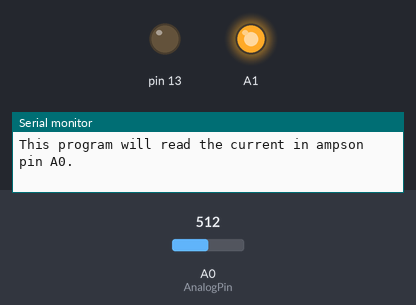
Recording of a sketch running on a simulated Arduino Uno, built with avr-gcc and run on an emulated ATmega328P. Shown: output pins drawn as LEDs (lit = HIGH), the last lines printed to the serial monitor. The inputs (shaded band) are chosen by the test bench; at power-on: A0 (AnalogPin) = 512.

Above: at 1.0 s.
At 3.0 s:
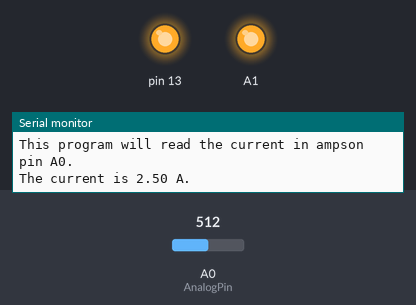
Timing chart, 0 to 4.6 s (numbered marks = the images above):
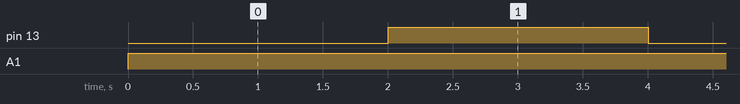

The sketch:

Feedback_Ammeter.ino
```cpp
/* Author: SolsticeVibe Instruments
 * Date: 2/27/2021
 *
 * Analog Input using Feedback Ammeter Circuit
 *
 * This code demonstrates how the current can be read into
 * the microcontroller using the A0 anolog input pin.
 *
 * ****ATMEGA Controller****
 * Divet On Top
 * *********(_)*********
 * **RESET  ***   A5 / SCL
 * **RX     ***   A4 / SDA
 * **TX     ***   A3
 * **Pin 2  ***   A2
 * **Pin 3  ***   A1
 * **Pin 4  ***   A0
 * **VCC    ***   GND
 * **GND    ***   AREF
 * **CRYS   ***   AVCC
 * **CRYS   ***   Pin 13
 * **Pin 5  ***   Pin 12
 * **Pin 6  ***   Pin 11
 * **Pin 7  ***   Pin 10
 * **Pin 8  ***   Pin 9
 * *********************
 *
 * This example is public domain.
 */

//Initial/Global Values
int AnalogPin = A0;
int reading = 0;
float current = 0;
boolean LED = true;


void setup() {
  //The Console is set with a baud rate of 9600
  Serial.begin(9600);
  Serial.println("This program will read the current in ampson pin A0.");

  //Set LED Pin | Pin 13
  pinMode(13, OUTPUT);
  pinMode(A1, OUTPUT);
}

void loop() {

  analogWrite(A1, 1000);
  delay(1000);

  //Reads Analog Pin
  reading = analogRead(AnalogPin); //Pin A0 = AnalogPin
  current = (float)reading * (5.0/1023.0);

  //Prints current to console
  Serial.print("The current is ");
  Serial.print(current);
  Serial.println(" A.");
  delay(1000);


  //Continue Blinking the LED on Pin 13
  if(LED == true) {
    //LED on Pin 13 is turned on
    digitalWrite(13, HIGH);
    LED = false;
  }
  else {
    digitalWrite(13, LOW); //LED is turned off
    LED = true;
  }

}
```

Measured:
- by itself, pin 13: alternates HIGH for 2.0 s and LOW for 2.0 s
- by itself, A1: LOW → HIGH at 0.00 s
